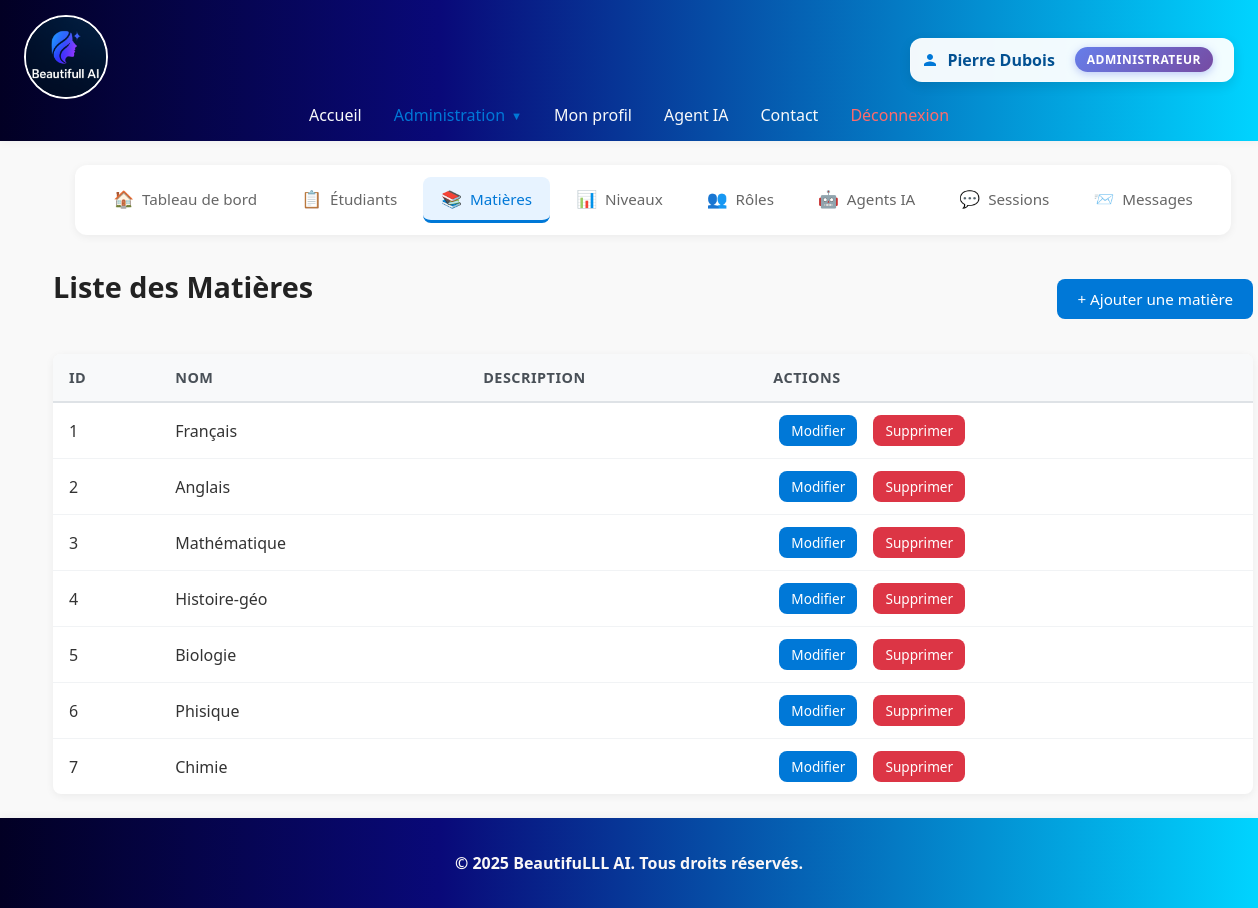
Before: /index.php?action=matiere_list (signed in) with the older database file.
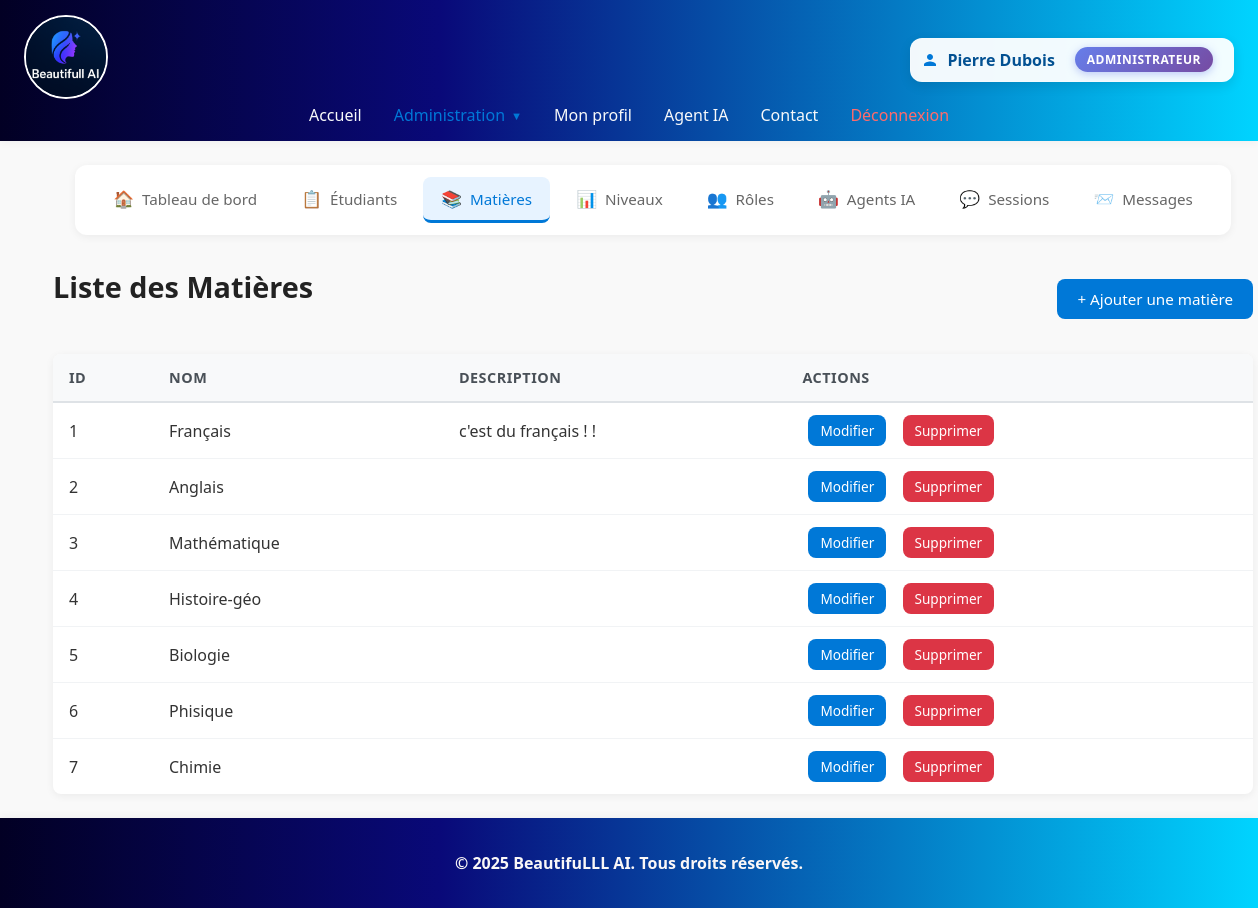
After: the same page with the newer database file.
### tables this page shows
CREATE TABLE IF NOT EXISTS `matieres` (
  `id_matieres` int NOT NULL AUTO_INCREMENT,
  `nom_matieres` varchar(50) NOT NULL,
  `description_matiere` text,
  PRIMARY KEY (`id_matieres`)
);

### php-crud/model/matieres.php (called while the page is built, shortened)
<?php
require_once __DIR__ . '/../config/Database.php';
class Matiere{
    private $conn;
    public function __construct(){
        $database = new Database();
        $this->conn = $database->connect();
    }
    public function read() {
        $sql = "SELECT * FROM matieres;";
        $stmt = $this->conn->prepare($sql);
        $stmt->execute();
        return $stmt->fetchAll(\PDO::FETCH_ASSOC);
    }
}
?>

### php-crud/config/Database.php (called while the page is built, shortened)
<?php
class Database
{
    private $host = '127.0.0.1';
    private $dbName = 'ia_educative';
    private $username = 'root';
    private $password = '';
    public function connect()
    {
        try {
            $this->connection = new PDO(
                "mysql:host={$this->host};dbname={$this->dbName}",
                $this->username,
                $this->password
            );
            $this->connection->setAttribute(PDO::ATTR_ERRMODE, PDO::ERRMODE_EXCEPTION);
            return $this->connection;
        } catch (PDOException $e) {
            die("Database connection failed: " . $e->getMessage());
        }
    }
}

### php-crud/controllers/MatiereController.php (called while the page is built, shortened)
<?php
require_once __DIR__ . '/../model/matieres.php';
class MatiereController
{
    public function getMatiere()
    {
        $Matiere = new Matiere();
        return $Matiere->read();
    }
}

### php-crud/views/matieres/list.php (the view, shortened to what this page needs)
<?php
require_once __DIR__ . '/../../controllers/MatiereController.php';
$matiereController = new \Controllers\MatiereController();
$matieres = $matiereController->getMatiere();
?>
<?php include __DIR__ . '/../../includes/crud_nav.php'; ?>
<div class="crud-container">
    <div class="crud-header">
        <h1 class="page-title">Liste des Matières</h1>
        <a href="index.php?action=creer_matiere" class="btn btn-primary">+ Ajouter une matière</a>
    </div>
    <table class="crud-table">
        <thead>
            <tr>
                <th>ID</th>
                <th>Nom</th>
                <th>Description</th>
                <th>Actions</th>
            </tr>
        </thead>
        <tbody>
            <?php foreach ($matieres as $matiere): ?>
                <tr>
                    <td><?= htmlspecialchars($matiere['id_matieres']) ?></td>
                    <td><?= htmlspecialchars($matiere['nom_matieres']) ?></td>
                    <td>
                        <?php
                        $description = $matiere['description_matiere'] ?? '';
                        echo htmlspecialchars(strlen($description) > 100 ? substr($description, 0, 100) . '...' : $description);
                        ?>
                    </td>
                    <td>
                        <a href="index.php?action=modifier_matiere&id=<?= htmlspecialchars($matiere['id_matieres']) ?>" class="btn btn-primary btn-sm">Modifier</a>
                        <a href="index.php?action=supprimer_matiere&id=<?= htmlspecialchars($matiere['id_matieres']) ?>" class="btn btn-danger btn-sm">Supprimer</a>
                    </td>
                </tr>
            <?php endforeach; ?>
        </tbody>
    </table>
</div>

Changed rows visible on the page:
changed matieres "Français": description_matiere (not shown) → "c'est du français ! !"
